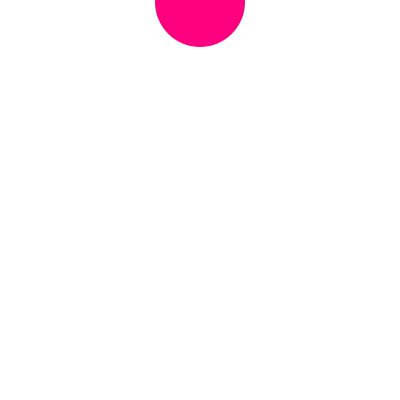
Frame 1 (no input)
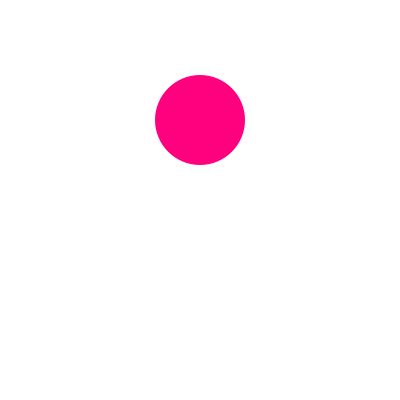
Frame 60 (the mouse pressed at the canvas centre just before this capture)
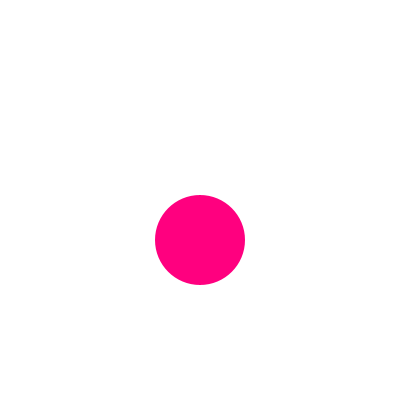
Frame 120 (the mouse held since frame 60 and released just before this capture)

The Processing sketch that drew these frames (run headless with seeded random() and noise(); from frame 60 on, the mouse is pressed at the canvas centre):

// Processing sketch: processing_33606
// ── processing_33606.pde

//original code by Caitlin Morris
// A moving circle! This produces very similar results to early code
// but using custom functions.

float yPos = 0; //position of the circle
float vel = 2;  //the speed of the circle

void setup(){
  size(400,400);
  smooth();
}

void draw(){
  /* 
  Besides my comments, the draw section is very organized and compact. 
  When programming, attempt to make very simple draw loops, like this one, 
  Keep similar actions grouped into functions which are called from draw().
  */
  background(255,255,255);
  bounce(); 
  make();
}

void bounce(){
  yPos += vel;
  
  if( yPos < 0 || yPos > height){ // if the circle is at the top of bottom of the screen
    vel *= -1; //move it the other way
  }
}

void make(){
  /*
  This is good practice as well. Always put relavent drawing commands directly before 
  whatever shape you are drawing. In a simple program like this, it doesn't matter, 
  but if you are drawing thousands of shapes, it will.
  */
  noStroke();
  fill(255,0,127);
  ellipse(width/2,yPos,90,90);
}

                
                
